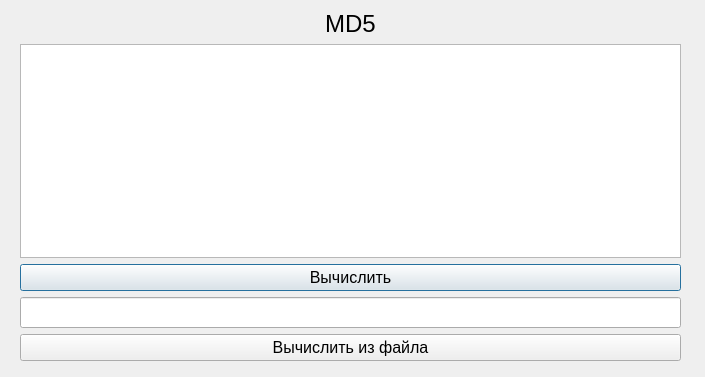
<?xml version="1.0" encoding="UTF-8"?>
<ui version="4.0">
 <class>MD5</class>
 <widget class="QDialog" name="MD5">
  <property name="geometry">
   <rect>
    <x>0</x>
    <y>0</y>
    <width>705</width>
    <height>377</height>
   </rect>
  </property>
  <property name="windowTitle">
   <string>MD5</string>
  </property>
  <widget class="QWidget" name="">
   <property name="geometry">
    <rect>
     <x>20</x>
     <y>10</y>
     <width>661</width>
     <height>351</height>
    </rect>
   </property>
   <layout class="QVBoxLayout" name="verticalLayout">
    <item>
     <widget class="QLabel" name="cypherName">
      <property name="font">
       <font>
        <pointsize>18</pointsize>
       </font>
      </property>
      <property name="text">
       <string>MD5</string>
      </property>
      <property name="alignment">
       <set>Qt::AlignCenter</set>
      </property>
     </widget>
    </item>
    <item>
     <widget class="QTextEdit" name="input">
      <property name="font">
       <font>
        <pointsize>14</pointsize>
       </font>
      </property>
     </widget>
    </item>
    <item>
     <widget class="QPushButton" name="calculate">
      <property name="font">
       <font>
        <pointsize>12</pointsize>
       </font>
      </property>
      <property name="text">
       <string>Вычислить</string>
      </property>
     </widget>
    </item>
    <item>
     <widget class="QLineEdit" name="output">
      <property name="font">
       <font>
        <pointsize>14</pointsize>
       </font>
      </property>
      <property name="readOnly">
       <bool>true</bool>
      </property>
     </widget>
    </item>
    <item>
     <widget class="QPushButton" name="calculate_from_file">
      <property name="font">
       <font>
        <pointsize>12</pointsize>
       </font>
      </property>
      <property name="text">
       <string>Вычислить из файла</string>
      </property>
     </widget>
    </item>
   </layout>
  </widget>
 </widget>
 <resources/>
 <connections/>
</ui>
